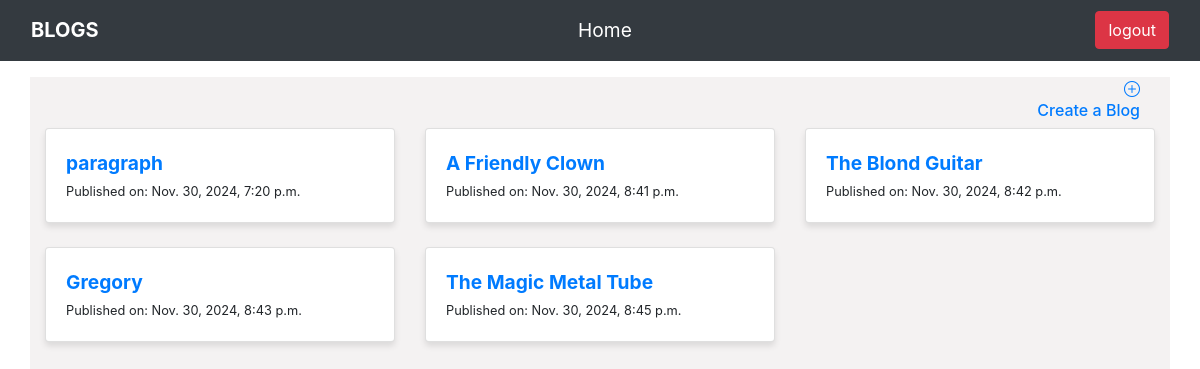
Page /home (signed in) on the earlier database version.
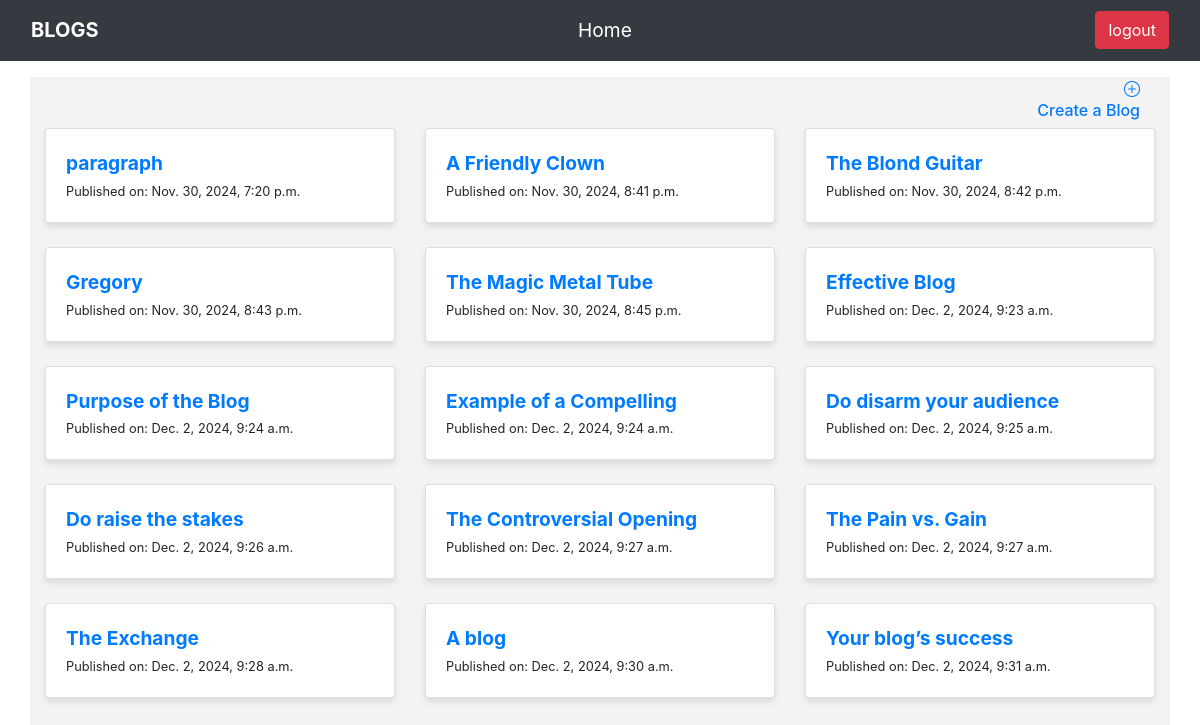
Same page on the later database version.
### my_app/models.py (models this page shows)
class Post(models.Model):
    title = models.CharField(max_length=50,null=True,blank=True)
    content = models.TextField()
    author = models.ForeignKey(User, on_delete=models.SET_NULL, null=True, blank=True)
    published = models.DateTimeField(auto_now_add=True)

### my_app/views.py (the view)
# urls.py: path('home',views.home_page,name="home_page"),
def home_page(request):
    try:
        if not request.user.is_authenticated:
            raise Http404('User Not Authenticated')
        posts = Post.objects.all()
        return render(request,'home.html',{'posts':posts})
    except Http404:
        messages.error(request,'You Must Login First')
        return redirect('login_view')

### my_app/templates/home.html (shortened to what this page needs)
<!doctype html>
<html lang="en">
<head>
    {% load static %}
    <link rel="stylesheet" href="{% static 'home.css' %}">
    <link rel="stylesheet" href="https://cdn.jsdelivr.net/npm/bootstrap-icons@1.11.3/font/bootstrap-icons.min.css">
    <link rel="stylesheet" href="https://stackpath.bootstrapcdn.com/bootstrap/4.3.1/css/bootstrap.min.css"
>
</head>
<body>
        <div>
            <nav class="navbar navbar-expand-lg navbar-dark bg-dark">
                <div class="container-fluid">
                    <a class="navbar-brand" href="{% url 'home_page' %}">BLOGS</a>
                    <div class="mx-auto">
                        <a class="nav-link active text-white" href="{% url 'home_page' %}">Home</a>
                    </div>
                    <div class="d-flex">
                        <a  class="btn btn-danger" href="{% url 'logout_view' %}" class="logout">logout</a>
                    </div>
                </div>
            </nav>
        </div>
        <div class="container mt-3">
            <div class='create'><a href="{% url 'create_post' %}"><i class="bi bi-plus-circle"></i>
                    <h6>Create a Blog</h6>
                </a></div>
            <div class="row">
                {% for post in posts %}
                <div class="col-md-4 mb-4">
                    <div class="card" style="width: 100%;">
                        <div class="card-body">
                            <a href="{% url 'post_detail' post.id %}" class="card-title">{{ post.title }}</a>
                            <div><small>Published on: {{ post.published }}</small></div>
                        </div>
                    </div>
                </div>
                {% endfor %}
            </div>
        </div>
</body>
</html>

Differences in the rows shown:
added Post: title "Effective Blog", published "Dec. 2, 2024, 9:23 a.m."
added Post: title "Purpose of the Blog", published "Dec. 2, 2024, 9:24 a.m."
added Post: title "Example of a Compelling", published "Dec. 2, 2024, 9:24 a.m."
added Post: title "Do disarm your audience", published "Dec. 2, 2024, 9:25 a.m."
added Post: title "Do raise the stakes", published "Dec. 2, 2024, 9:26 a.m."
added Post: title "The Controversial Opening", published "Dec. 2, 2024, 9:27 a.m."
added Post: title "The Pain vs. Gain", published "Dec. 2, 2024, 9:27 a.m."
added Post: title "The Exchange", published "Dec. 2, 2024, 9:28 a.m."
added Post: title "A blog", published "Dec. 2, 2024, 9:30 a.m."
added Post: title "Your blog’s success", published "Dec. 2, 2024, 9:31 a.m."
